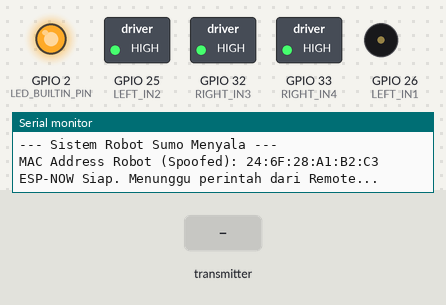
Simulated run of this sketch. Board: ESP32. Shown: switched loads named in the sketch (green lamp = pin HIGH), output pins drawn as LEDs (lit = HIGH), buzzer (waves = sounding), the last lines printed to the serial monitor. Inputs (shaded band) come from the test bench. Pins used as bus, display or sensor lines are not drawn.

Above: at 3.4 s.
3.5 s: the transmitter starts sending r1 = 1
At 4.1 s:
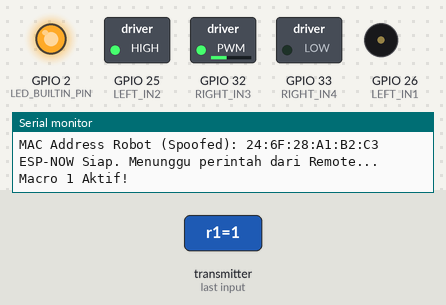
6.5 s: the transmitter starts sending thumbR = 1
At 7.3 s:
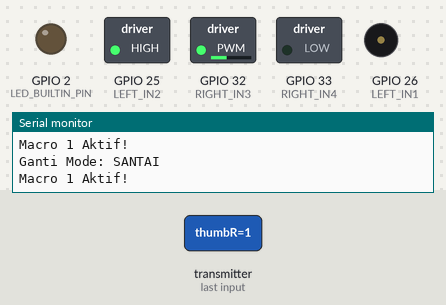
12.5 s: the transmitter starts sending r1 = 0
At 14.0 s:
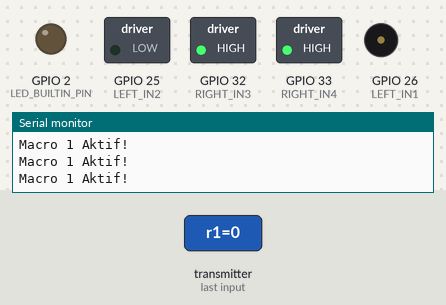
14.6 s: the transmitter starts sending l1 = 1
At 15.1 s:
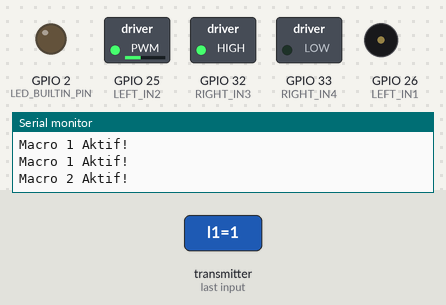
17.6 s: the transmitter starts sending r2 = 1024
At 18.4 s:
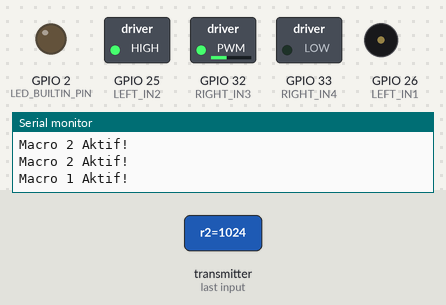
Timing chart, 0 to 20.6 s (numbered marks = the images above; inputs shaded):
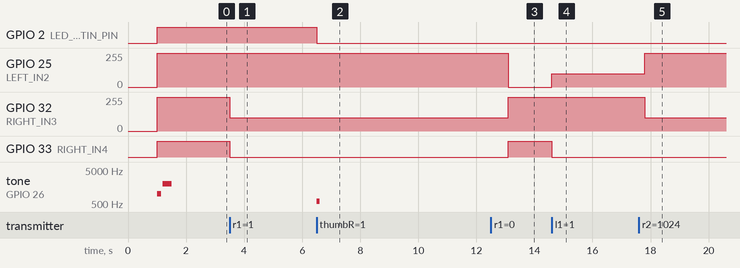

The sketch:

Robot.ino
```cpp
#include <esp_now.h>
#include <WiFi.h>
#include <esp_wifi.h>

// ==========================================
// DEFINISI PIN & KONFIGURASI
// ==========================================
const int LEFT_IN1 = 26;
const int LEFT_IN2 = 25;
const int RIGHT_IN3 = 32;
const int RIGHT_IN4 = 33;

const int LED_BUILTIN_PIN = 2;
const int BUZZER_PIN = 26;

const unsigned long WAKTU_MUNDUR = 800;

// ==========================================
// KALIBRASI SINKRONISASI MUNDUR
// ==========================================
float offsetMundurKiri = 1.0;
float offsetMundurKanan = 1.0;

#define DPAD_UP    0x01
#define DPAD_DOWN  0x02
#define DPAD_RIGHT 0x04
#define DPAD_LEFT  0x08

typedef struct struct_message {
  int axisX;
  int axisY;
  uint8_t dpad;
  bool a;
  bool b;
  bool r1;
  bool l1;
  int r2;
  int l2;
  bool thumbR;
  bool misc;
} struct_message;

struct_message myGamepad;

// Variabel Global
volatile unsigned long lastRecvTime = 0;
volatile bool isConnected = false;
volatile bool modeBrutal = true;

unsigned long macroTimer = 0;
int activeMacro = 0;
bool lastR3State = false;
int leftMotorSpeed = 0;
int rightMotorSpeed = 0;

// ==========================================
// CALLBACK ESP-NOW (Telah disesuaikan untuk Core v3.x)
// ==========================================
void OnDataRecv(const esp_now_recv_info_t *recv_info, const uint8_t *incomingData, int len) {
  // Cek apakah ukuran datanya sama persis
  if (len == sizeof(struct_message)) {
    memcpy(&myGamepad, incomingData, sizeof(myGamepad));
    lastRecvTime = millis();
    isConnected = true;

    // --- DEBUGGING: Cetak tombol yang ditekan ---
    if (myGamepad.dpad != 0) {
      Serial.print("D-Pad Ditekan! Nilai: ");
      Serial.println(myGamepad.dpad);
    }
  } else {
    // --- DEBUGGING: Tampilkan eror jika ukuran struct beda ---
    Serial.print("❌ Eror! Ukuran data beda. Diterima: ");
    Serial.print(len);
    Serial.print(" bytes, Diharapkan: ");
    Serial.print(sizeof(struct_message));
    Serial.println(" bytes.");
  }
}

void stopMotor() {
  // Wajib pakai murni analogWrite agar ESP32 tidak nge-glitch
  analogWrite(LEFT_IN1, 255);
  analogWrite(LEFT_IN2, 255);
  analogWrite(RIGHT_IN3, 255);
  analogWrite(RIGHT_IN4, 255);
}

void setup() {
  Serial.begin(115200);
  delay(1000);
  Serial.println("\n--- Sistem Robot Sumo Menyala ---");

  WiFi.mode(WIFI_STA);

  // Manipulasi MAC Address agar sinkron dengan Remote
  uint8_t macBaru[] = {0x1A, 0x2B, 0x3C, 0x4D, 0x5E, 0x6F};
  esp_wifi_set_mac(WIFI_IF_STA, &macBaru[0]);

  Serial.print("MAC Address Robot (Spoofed): ");
  Serial.println(WiFi.macAddress());

  pinMode(LEFT_IN1, OUTPUT);
  pinMode(LEFT_IN2, OUTPUT);
  pinMode(RIGHT_IN3, OUTPUT);
  pinMode(RIGHT_IN4, OUTPUT);
  pinMode(LED_BUILTIN_PIN, OUTPUT);
  pinMode(BUZZER_PIN, OUTPUT);

  digitalWrite(LED_BUILTIN_PIN, HIGH);
  stopMotor();

  tone(BUZZER_PIN, 1000, 150); delay(200);
  tone(BUZZER_PIN, 2000, 300); delay(1000);
  noTone(BUZZER_PIN);

  if (esp_now_init() != ESP_OK) {
    Serial.println("Error initializing ESP-NOW");
    return;
  }
  esp_now_register_recv_cb(OnDataRecv);
  Serial.println("ESP-NOW Siap. Menunggu perintah dari Remote...");
}

void loop() {
  // Jika 1 detik tidak ada data masuk, stop motor (Failsafe)
  if (millis() - lastRecvTime > 1000) {
    if (isConnected) {
      Serial.println("⚠️ Sinyal Terputus! Menghentikan motor.");
    }
    stopMotor();
    isConnected = false;
    myGamepad.dpad = 0;
    activeMacro = 0;
  }

  if (isConnected) {
    if (myGamepad.misc) {
      activeMacro = 0;
      macroTimer = 0;
      stopMotor();
      tone(BUZZER_PIN, 800, 200);
      myGamepad.misc = false;
      Serial.println("Tombol Misc Ditekan -> Stop All");
    }

    bool currentR3 = myGamepad.thumbR;
    if (currentR3 && !lastR3State) {
      modeBrutal = !modeBrutal;
      digitalWrite(LED_BUILTIN_PIN, modeBrutal ? HIGH : LOW);
      if(modeBrutal) tone(BUZZER_PIN, 1800, 100);
      else tone(BUZZER_PIN, 600, 100);
      Serial.print("Ganti Mode: ");
      Serial.println(modeBrutal ? "BRUTAL" : "SANTAI");
    }
    lastR3State = currentR3;

    uint8_t dpad = myGamepad.dpad;

    leftMotorSpeed = 0;
    rightMotorSpeed = 0;

    if (activeMacro == 0) {
      if (myGamepad.r2 > 50 || myGamepad.r1) { activeMacro = 1; macroTimer = millis(); Serial.println("Macro 1 Aktif!"); }
      else if (myGamepad.l2 > 50 || myGamepad.l1) { activeMacro = 2; macroTimer = millis(); Serial.println("Macro 2 Aktif!"); }
    }

    if (activeMacro == 1) {
      if (millis() - macroTimer < WAKTU_MUNDUR) { leftMotorSpeed = -512; rightMotorSpeed = 200; }
      else activeMacro = 0;
    }
    else if (activeMacro == 2) {
      if (millis() - macroTimer < WAKTU_MUNDUR) { leftMotorSpeed = -200; rightMotorSpeed = 512; }
      else activeMacro = 0;
    }
    else {
      // =======================================================
      // KONTROL D-PAD (ARAH PIVOT SUDAH DIBENARKAN)
      // (-) Minus = Maju | (+) Plus = Mundur
      // =======================================================
      if (dpad & DPAD_UP) {
        // MAJU
        leftMotorSpeed = -512;
        rightMotorSpeed = -512;
      }
      else if (dpad & DPAD_DOWN) {
        // MUNDUR
        leftMotorSpeed = 512;
        rightMotorSpeed = 512;
      }
      else if (dpad & DPAD_RIGHT) {
        // PIVOT KANAN: Kiri Maju (-), Kanan Mundur (+)
        leftMotorSpeed = -512;
        rightMotorSpeed = 512;
      }
      else if (dpad & DPAD_LEFT) {
        // PIVOT KIRI: Kiri Mundur (+), Kanan Maju (-)
        leftMotorSpeed = 512;
        rightMotorSpeed = -512;
      }
      else if (myGamepad.a) { leftMotorSpeed = 512; rightMotorSpeed = -512; }
      else if (myGamepad.b) { leftMotorSpeed = -512; rightMotorSpeed = 512; }
    }

    if (!modeBrutal && activeMacro == 0) {
      leftMotorSpeed /= 2; rightMotorSpeed /= 2;
    }

    leftMotorSpeed = constrain(leftMotorSpeed, -512, 512);
    rightMotorSpeed = constrain(rightMotorSpeed, -512, 512);

    int pwmLeft = map(abs(leftMotorSpeed), 0, 512, 0, 255);
    int pwmRight = map(abs(rightMotorSpeed), 0, 512, 0, 255);

    if (leftMotorSpeed > 0 && rightMotorSpeed > 0) {
      pwmLeft = pwmLeft * offsetMundurKiri;
      pwmRight = pwmRight * offsetMundurKanan;
    }

    // =======================================================
    // EKSEKUSI MOTOR (MURNI ANALOGWRITE - BEBAS GLITCH)
    // =======================================================

    // Eksekusi Roda Kiri
    if (leftMotorSpeed > 0) {
      analogWrite(LEFT_IN1, pwmLeft);
      analogWrite(LEFT_IN2, 0);
    }
    else if (leftMotorSpeed < 0) {
      analogWrite(LEFT_IN1, 0);
      analogWrite(LEFT_IN2, pwmLeft);
    }
    else {
      analogWrite(LEFT_IN1, 0);
      analogWrite(LEFT_IN2, 0);
    }

    // Eksekusi Roda Kanan
    if (rightMotorSpeed > 0) {
      analogWrite(RIGHT_IN3, pwmRight);
      analogWrite(RIGHT_IN4, 0);
    }
    else if (rightMotorSpeed < 0) {
      analogWrite(RIGHT_IN3, 0);
      analogWrite(RIGHT_IN4, pwmRight);
    }
    else {
      analogWrite(RIGHT_IN3, 255);
      analogWrite(RIGHT_IN4, 255);
    }
  }
}
```

Measured:
- after the input at 3.5 s, GPIO 32 (RIGHT_IN3): 255/255 → 99/255 at once; GPIO 33 (RIGHT_IN4): HIGH → LOW at once
- after the input at 6.5 s, GPIO 2 (LED_BUILTIN_PIN): HIGH → LOW at once; tone on GPIO 26 (LEFT_IN1): silent → 600 Hz at once, → silent 0.10 s later
- after the input at 12.5 s, GPIO 25 (LEFT_IN2): 255/255 → 0/255 after 0.60 s; GPIO 32 (RIGHT_IN3): 99/255 → 255/255 after 0.60 s; GPIO 33 (RIGHT_IN4): LOW → HIGH after 0.60 s
- after the input at 14.6 s, GPIO 25 (LEFT_IN2): 0/255 → 99/255 at once; GPIO 33 (RIGHT_IN4): HIGH → LOW at once
- after the input at 17.6 s, GPIO 25 (LEFT_IN2): 99/255 → 255/255 after 0.20 s; GPIO 32 (RIGHT_IN3): 255/255 → 99/255 after 0.20 s
